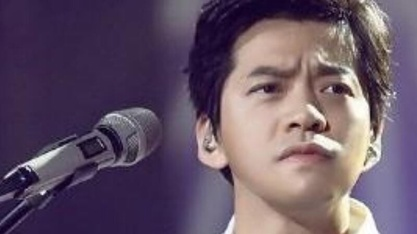
#> input picture opencv/image_5.jpg, 417 x 234 px, shrunk from 800 x 450 before the run
$ python test11.py
#> lines starting #> are read from the running program, lines starting #| are printed output that depends on the picture
import cv2
import numpy as np
import matplotlib.pyplot as plt


img1 = cv2.imread('image_5.jpg', 1)
#> img1 is the input picture: shape (234, 417, 3); mean B, G, R 103.2, 85.5, 103.3
img2 = cv2.imread('image_6.png', 1)
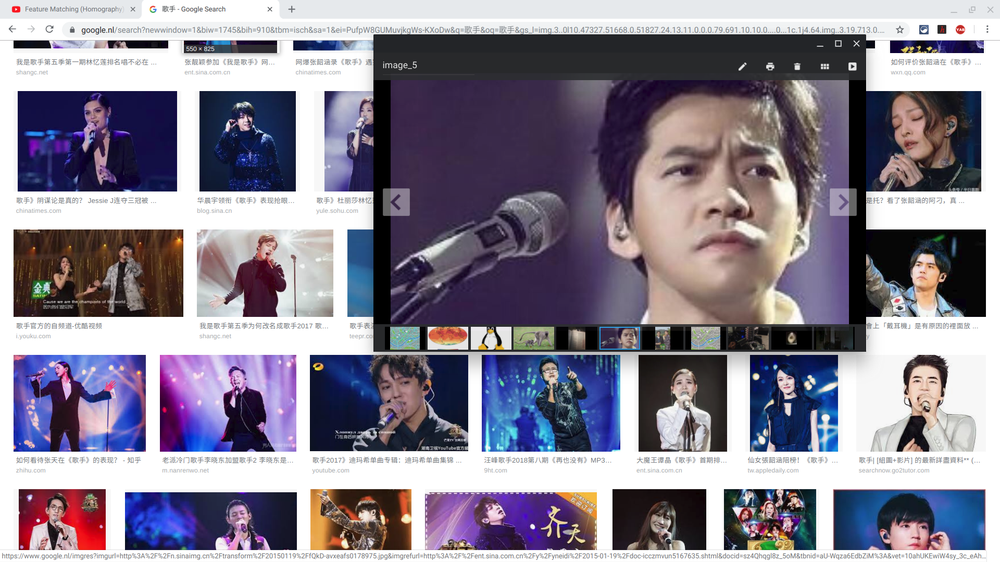
#> input picture opencv/image_6.png, 1000 x 562 px, shrunk from 1920 x 1080 before the run
#> img2 is the input picture: shape (562, 1000, 3); mean B, G, R 146.9, 132.1, 138.2

orb = cv2.ORB_create()

kp1, des1 = orb.detectAndCompute(img1, None)
#> kp1 = 457 keypoints; strongest (x, y, size): (42, 194, 31), (42, 193, 37.2), (351, 94, 44.6), (352, 95, 31)
kp2, des2 = orb.detectAndCompute(img2, None)
#> kp2 = 500 keypoints; strongest (x, y, size): (852, 66, 37.2), (467, 348, 31), (873, 41, 31), (294, 92, 31)

bf = cv2.BFMatcher(cv2.NORM_HAMMING, crossCheck = True)

matches = bf.match(des1, des2)
#> matches = 115 matches
matches = sorted(matches, key=lambda x:x.distance)

img3 = cv2.drawMatches(img1, kp1, img2, kp2, matches[:10], None, flags = 2)
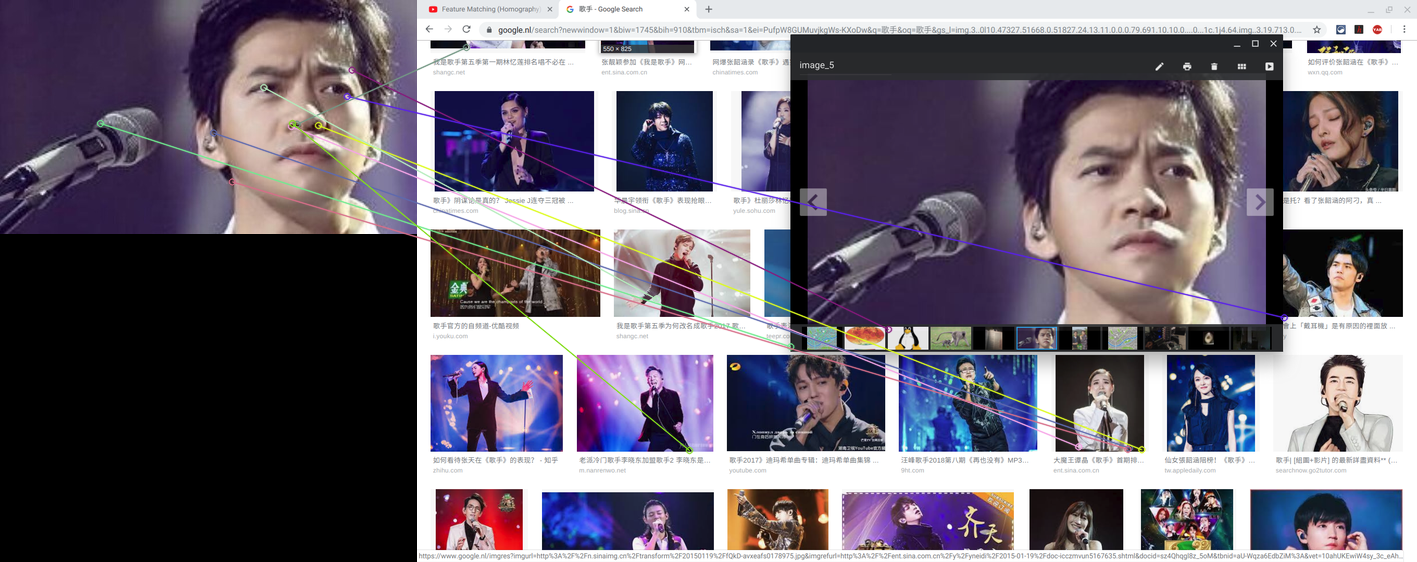
#> img3: shape (562, 1417, 3); mean B, G, R 116.4, 104, 110.5
cv2.imwrite('matchres.jpg', img3)

#plt.imshow(img3)
#plt.show()
